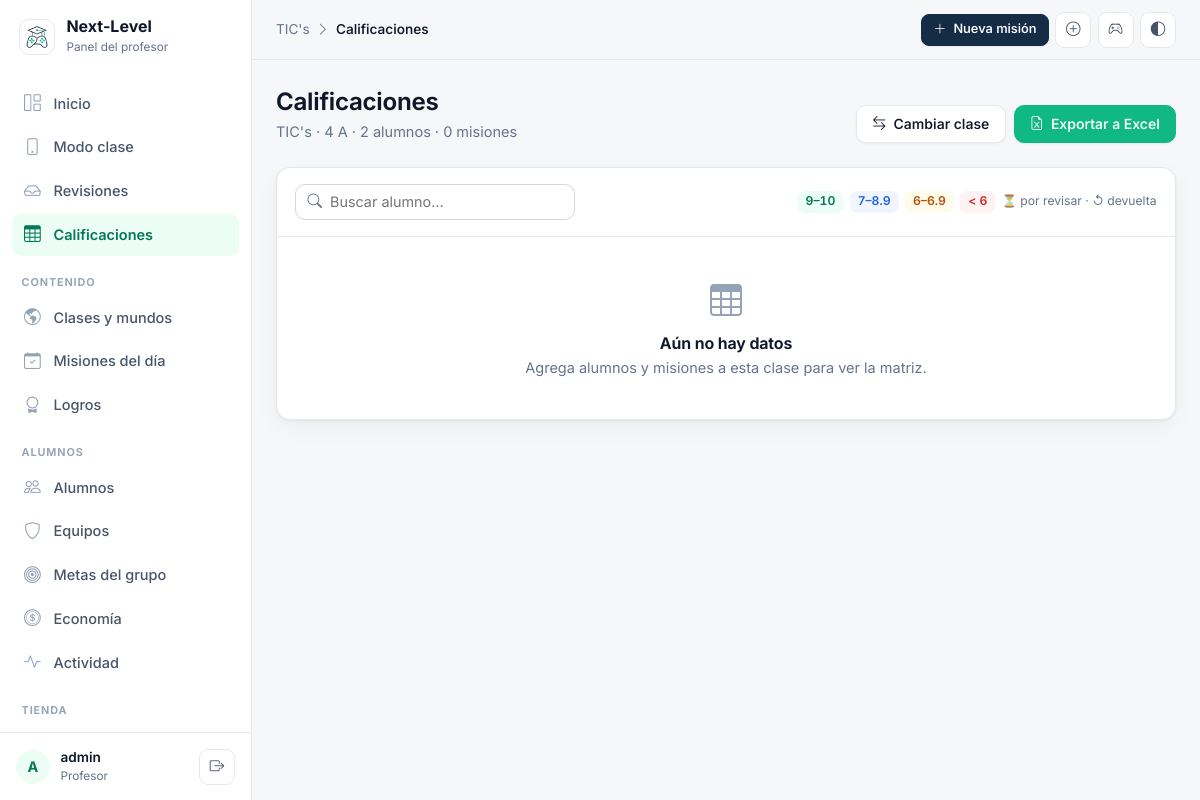
The page /clase/2/matriz/ (signed in) on the database its author committed.
### Misiones/models.py (models this page shows, shortened)
class Clase(models.Model):
    COLORES = [
        ('indigo', 'Índigo'),
        ('esmeralda', 'Esmeralda'),
        ('coral', 'Coral'),
        ('ambar', 'Ámbar'),
        ('cielo', 'Cielo'),
        ('uva', 'Uva'),
        ('rosa', 'Rosa'),
    ]
    nombre = models.CharField(max_length=50)
    grado = models.CharField(max_length=20)
    grupo = models.CharField(max_length=10)
    anio = models.IntegerField()
    descripcion = models.TextField(blank=True, default='')
    icono = models.CharField(max_length=10, default='🚀', help_text='Un emoji que represente la clase')
    color = models.CharField(max_length=20, choices=COLORES, default='indigo')
    activa = models.BooleanField(default=True, help_text='Las clases inactivas no aparecen en el lobby')

### Misiones/views_profesor.py (the view)
# urls.py: path('clase/<int:clase_id>/matriz/', profe.matriz_calificaciones, name='matriz_calificaciones'),
@login_required
def matriz_calificaciones(request, clase_id):
    clase = get_object_or_404(Clase, id=clase_id)
    alumnos, misiones, matriz = _datos_matriz(clase)
    promedios = [f['promedio'] for f in matriz if f['promedio'] is not None]
    return render(request, 'Profesor/matriz_calificaciones.html', {
        'clase': clase,
        'misiones_columnas': misiones,
        'matriz': matriz,
        'promedio_grupo': sum(promedios) / len(promedios) if promedios else None,
        'clases': Clase.objects.order_by('grado', 'grupo'),
        'seccion': 'calificaciones',
    })

### Misiones/templatetags/nextlevel.py (called while the page is built)
@register.simple_tag
def contadores_profesor():
    return {
        'revisiones': ProgresoMision.objects.filter(estado='pendiente').count(),
        'pedidos': CompraAlumno.objects.filter(estado='pendiente').count(),
        'stock_bajo': ArticuloTienda.objects.filter(activo=True, stock__isnull=False, stock__lte=3).count(),
    }

### Misiones/views_profesor.py (called while the page is built, shortened)
def _misiones_ordenadas(clase):
    return Mision.objects.filter(clase=clase).select_related('nivel', 'nivel__mundo').order_by(
        'nivel__mundo__orden', 'nivel__mundo_id', 'nivel__orden', 'nivel_id', 'orden', 'id'
    )

def _datos_matriz(clase):
    alumnos = list(clase.alumnos.filter(activo=True).order_by('apellido', 'nombre'))
    misiones = list(_misiones_ordenadas(clase))
    progresos = {
        (p.alumno_id, p.mision_id): p
        for p in ProgresoMision.objects.filter(alumno__in=alumnos, mision__in=misiones)
    }
    matriz = []
    for alumno in alumnos:
        celdas = [{'mision': m, 'progreso': progresos.get((alumno.id, m.id))} for m in misiones]
        notas = [c['progreso'].puntuacion for c in celdas if c['progreso'] and c['progreso'].estado == 'aprobado']
        matriz.append({
            'alumno': alumno,
            'calificaciones': celdas,
            'promedio': sum(notas) / len(notas) / 10 if notas else None,
            'completadas': len(notas),
        })
    return alumnos, misiones, matriz

### templates/Profesor/matriz_calificaciones.html (shortened to what this page needs)
{% extends 'Profesor/baseProfesor.html' %}
{% load nextlevel %}
{% block migas %}<a href="{% url 'clase_detalle' clase.id %}">{{ clase.nombre }}</a><i class="bi bi-chevron-right"></i><span class="actual">Calificaciones</span>{% endblock %}
{% block content %}
<div class="page-head">
    <div>
        <h1>Calificaciones</h1>
        <p>{{ clase.nombre }} · {{ clase.grado }} {{ clase.grupo }} · {{ matriz|length }} alumnos · {{ misiones_columnas|length }} misiones</p>
    </div>
    <div class="acciones">
        <div class="dropdown">
            <button class="p-btn" data-bs-toggle="dropdown"><i class="bi bi-arrow-left-right"></i> Cambiar clase</button>
        </div>
        <a href="{% url 'exportar_matriz_excel' clase.id %}" class="p-btn exito"><i class="bi bi-file-earmark-excel"></i> Exportar a Excel</a>
    </div>
</div>
<section class="p-card">
    <div class="p-card-head flex-wrap">
        <div class="position-relative" style="max-width:280px;flex:1">
            <i class="bi bi-search position-absolute text-muted-p" style="left:.75rem;top:50%;transform:translateY(-50%)"></i>
            <input type="search" class="p-input" style="padding-left:2.1rem;height:36px" placeholder="Buscar alumno…" data-buscar="#matriz" data-filas="tbody tr">
        </div>
        <div class="derecha flex-wrap" style="font-size:.76rem">
            <span class="celda a" style="min-width:auto;padding:0 .5rem;height:22px">9–10</span>
            <span class="celda b" style="min-width:auto;padding:0 .5rem;height:22px">7–8.9</span>
            <span class="celda c" style="min-width:auto;padding:0 .5rem;height:22px">6–6.9</span>
            <span class="celda d" style="min-width:auto;padding:0 .5rem;height:22px">&lt; 6</span>
            <span class="text-muted-p">⏳ por revisar · ↺ devuelta</span>
        </div>
    </div>
    {% if misiones_columnas and matriz %}
        <div class="matriz-wrap">
            <table class="matriz" id="matriz">
                <thead>
                    <tr>
                        <th class="alumno">Alumno</th>
                        {% for m in misiones_columnas %}
                            <th title="{{ m.nombre }}">
                                <a data-modal="xl" href="{% url 'calificar_mision' m.id %}" class="text-decoration-none" style="color:inherit">{{ m.nombre|truncatechars:18 }}</a>
                                <span class="sub">{{ m.nivel.nombre|truncatechars:16 }}</span>
                                <span class="sub tnum">{{ m.completado }}% ✓</span>
                            </th>
                        {% endfor %}
                        <th>Promedio</th>
                    </tr>
                </thead>
                <tbody>
                    {% for fila in matriz %}
                        <tr>
                            <td class="alumno">
                                <a href="{% url 'alumno_detalle' fila.alumno.id %}" class="persona">
                                    <img src="{{ fila.alumno|avatar_url }}" alt="" style="width:26px;height:26px">
                                    <span class="n">{{ fila.alumno.apellido }}, {{ fila.alumno.nombre }}</span>
                                </a>
                            </td>
                            {% for celda in fila.calificaciones %}
                                <td>
                                    {% with p=celda.progreso %}
                                    {% if not p %}<span class="celda vacia">—</span>
                                    {% elif p.estado == 'aprobado' %}<a data-modal="xl" href="{% url 'calificar_mision' celda.mision.id %}" class="celda {{ p.puntuacion|nivel_calif }}" title="{{ celda.mision.nombre }}: {{ p.puntuacion|calif10 }}">{{ p.puntuacion|calif10 }}</a>
                                    {% elif p.estado == 'pendiente' %}<a href="{% url 'revisiones' %}?clase={{ clase.id }}" class="celda pend" title="Por revisar">⏳</a>
                                    {% else %}<span class="celda rech" title="Devuelta para corrección">↺</span>{% endif %}
                                    {% endwith %}
                                </td>
                            {% endfor %}
                            <td>{% if fila.promedio is not None %}<span class="celda {{ fila.promedio|nivel_calif }}">{{ fila.promedio|floatformat:1 }}</span>{% else %}<span class="celda vacia">—</span>{% endif %}</td>
                        </tr>
                    {% endfor %}
                </tbody>
                <tfoot>
                    <tr>
                        <td class="alumno">Promedio por misión</td>
                        {% for m in misiones_columnas %}<td class="tnum">{% if m.promedio is not None %}{{ m.promedio|floatformat:1 }}{% else %}—{% endif %}</td>{% endfor %}
                        <td class="tnum">{% if promedio_grupo is not None %}{{ promedio_grupo|floatformat:1 }}{% else %}—{% endif %}</td>
                    </tr>
                </tfoot>
            </table>
        </div>
    {% else %}
        <div class="vacio-p"><i class="bi bi-table"></i><h3>Aún no hay datos</h3><p class="mb-0">Agrega alumnos y misiones a esta clase para ver la matriz.</p></div>
    {% endif %}
</section>
{% endblock %}

### templates/Profesor/baseProfesor.html (shortened to what this page needs)
{% load static nextlevel %}<!DOCTYPE html>
<html lang="es" data-theme="light">
<head>
    <link href="https://cdn.jsdelivr.net/npm/bootstrap@5.3.2/dist/css/bootstrap.min.css" rel="stylesheet">
    <link rel="stylesheet" href="https://cdn.jsdelivr.net/npm/bootstrap-icons@1.11.1/font/bootstrap-icons.css">
    <link rel="stylesheet" href="{% static 'css/profesor.css' %}">
</head>
<body class="panel">
{% contadores_profesor as cont %}
<aside class="sidebar" aria-label="Menú del profesor">
    <a href="{% url 'dashboard_profesor' %}" class="sidebar-brand">
        <img src="{% static 'img/192x192.png' %}" alt="">
        <span><span class="t d-block">Next-Level</span><span class="s">Panel del profesor</span></span>
    </a>
    <nav class="sidebar-nav">
        <a href="{% url 'dashboard_profesor' %}" class="nav-item-p {% if seccion == 'inicio' %}activo{% endif %}"><i class="bi bi-grid-1x2"></i> Inicio</a>
        <a href="{% url 'modo_clase_inicio' %}" class="nav-item-p {% if seccion == 'modo_clase' %}activo{% endif %}"><i class="bi bi-phone"></i> Modo clase</a>
        <a href="{% url 'revisiones' %}" class="nav-item-p {% if seccion == 'revisiones' %}activo{% endif %}">
            <i class="bi bi-inbox"></i> Revisiones {% if cont.revisiones %}<span class="cuenta">{{ cont.revisiones }}</span>{% endif %}
        </a>
        <a href="{% url 'calificaciones' %}" class="nav-item-p {% if seccion == 'calificaciones' %}activo{% endif %}"><i class="bi bi-table"></i> Calificaciones</a>
        <div class="nav-grupo">Contenido</div>
        <a href="{% url 'clases_lista' %}" class="nav-item-p {% if seccion == 'clases' %}activo{% endif %}"><i class="bi bi-globe-americas"></i> Clases y mundos</a>
        <a href="{% url 'diarias_lista' %}" class="nav-item-p {% if seccion == 'diarias' %}activo{% endif %}"><i class="bi bi-calendar-check"></i> Misiones del día</a>
        <a href="{% url 'logros_lista' %}" class="nav-item-p {% if seccion == 'logros' %}activo{% endif %}"><i class="bi bi-award"></i> Logros</a>
        <div class="nav-grupo">Alumnos</div>
        <a href="{% url 'alumnos_lista' %}" class="nav-item-p {% if seccion == 'alumnos' %}activo{% endif %}"><i class="bi bi-people"></i> Alumnos</a>
        <a href="{% url 'equipos_lista' %}" class="nav-item-p {% if seccion == 'equipos' %}activo{% endif %}"><i class="bi bi-shield"></i> Equipos</a>
        <a href="{% url 'metas_lista' %}" class="nav-item-p {% if seccion == 'metas' %}activo{% endif %}"><i class="bi bi-bullseye"></i> Metas del grupo</a>
        <a href="{% url 'gestionar_monedas' %}" class="nav-item-p {% if seccion == 'economia' %}activo{% endif %}"><i class="bi bi-coin"></i> Economía</a>
        <a href="{% url 'actividad' %}" class="nav-item-p {% if seccion == 'actividad' %}activo{% endif %}"><i class="bi bi-activity"></i> Actividad</a>
        <div class="nav-grupo">Tienda</div>
        <a href="{% url 'tienda_admin' %}" class="nav-item-p {% if seccion == 'tienda' %}activo{% endif %}">
        </a>
    </nav>
    <div class="sidebar-pie">
        <span class="avatar-p">{{ user.get_username|slice:":1"|upper }}</span>
        <div class="min-w-0 flex-grow-1">
            <div class="fw-semibold text-truncate" style="font-size:.85rem">{{ user.get_full_name|default:user.get_username }}</div>
            <div class="text-muted-p" style="font-size:.74rem">Profesor</div>
        </div>
        <form method="post" action="{% url 'logout' %}" class="m-0">
            <button type="submit" class="icon-btn" title="Cerrar sesión" aria-label="Cerrar sesión"><i class="bi bi-box-arrow-right"></i></button>
        </form>
    </div>
</aside>
<div class="main">
    <header class="topbar">
        <div class="migas">
            {% block migas %}<span class="actual">{% block titulo_pagina %}Panel{% endblock %}</span>{% endblock %}
        </div>
        <div class="acciones">
            <a data-modal="xl" href="{% url 'alta_mision' %}" class="p-btn sm primario d-none d-sm-inline-flex"><i class="bi bi-plus-lg"></i> Nueva misión</a>
            <div class="dropdown">
                <button type="button" class="icon-btn" data-bs-toggle="dropdown" aria-label="Crear" title="Crear"><i class="bi bi-plus-circle"></i></button>
            </div>
            <a href="{% url 'seleccionar_clase' %}" class="icon-btn" title="Ver la plataforma como alumno" aria-label="Ver como alumno"><i class="bi bi-controller"></i></a>
            <button type="button" class="icon-btn" id="btn-tema" title="Cambiar tema claro/oscuro" aria-label="Cambiar tema"><i class="bi bi-circle-half"></i></button>
        </div>
    </header>
    <main class="contenido-p">
        {% block content %}{% endblock %}
    </main>
</div>
</body>
</html>

### rows shown on the page
Clase: nombre "TIC's", grado "4", grupo "A"

### other values the page prints
{{ user.get_username|slice:":1"|upper }} "A"
{{ user.get_full_name|default:user.get_username }} "admin"
{{ matriz|length }} "2"
{{ misiones_columnas|length }} "0"
